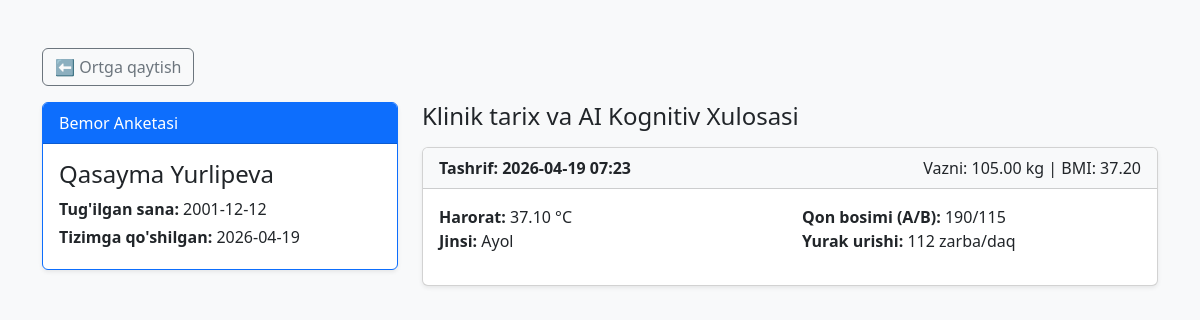
Before: /api/v1/ehr/web/patients/11/ (signed in) with the older database file.
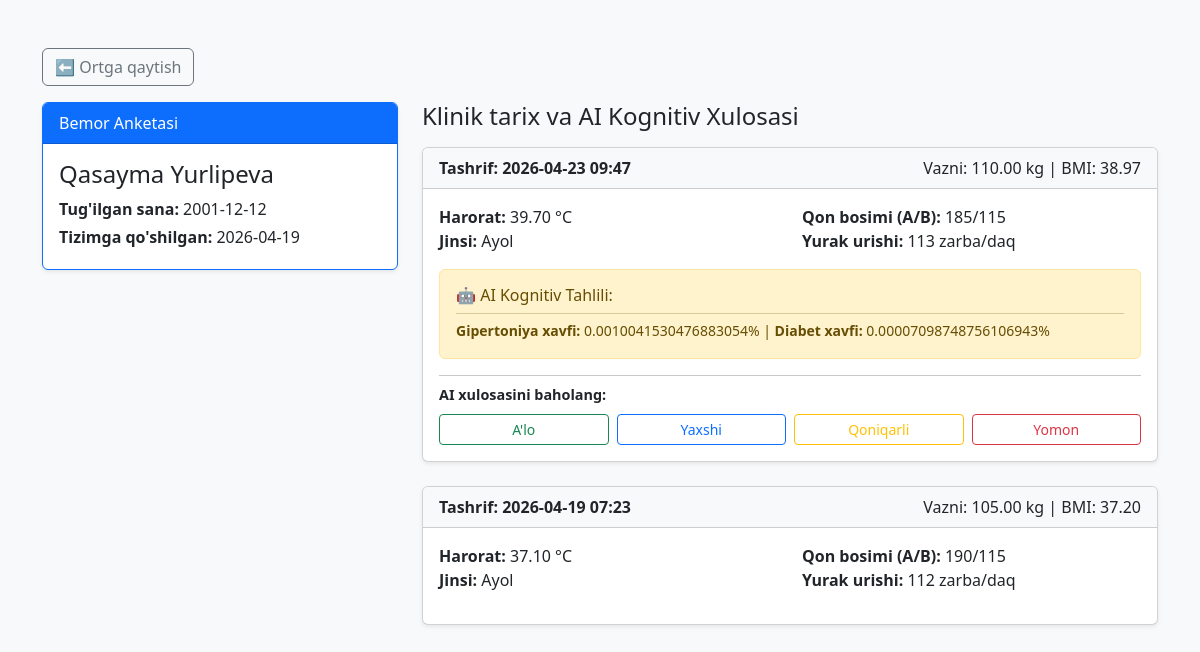
After: the same page with the newer database file.
### patients/models.py (models this page shows, shortened)
class Patient(models.Model):
    GENDER_CHOICES = (
        ('Erkak', 'Erkak'),
        ('Ayol', 'Ayol'),
    )
    user = models.OneToOneField(User, on_delete=models.SET_NULL, null=True, blank=True, verbose_name="Tizimga kirish akkaunti")
    first_name = models.CharField(max_length=50, verbose_name="Ismi")
    last_name = models.CharField(max_length=50, verbose_name="Familiyasi")
    patronymic = models.CharField(max_length=50, blank=True, null=True, verbose_name="Otasining ismi")
    gender = models.CharField(max_length=10, choices=GENDER_CHOICES, default='Erkak', verbose_name="Jinsi")
    date_of_birth = models.DateField(verbose_name="Tug'ilgan sanasi")
    created_at = models.DateTimeField(auto_now_add=True)

class Visit(models.Model):
    patient = models.ForeignKey(Patient, on_delete=models.CASCADE, related_name='visits', verbose_name="Bemor")
    visit_date = models.DateTimeField(auto_now_add=True, verbose_name="Qabul vaqti")
    doctor = models.ForeignKey(User, on_delete=models.SET_NULL, null=True, blank=True, verbose_name="Qabul qilgan xodim")
    weight = models.DecimalField(max_digits=5, decimal_places=2, verbose_name="Vazni (kg)")
    height = models.DecimalField(max_digits=5, decimal_places=2, verbose_name="Bo'yi (sm)")
    bmi = models.DecimalField(max_digits=5, decimal_places=2, blank=True, null=True, verbose_name="Tana massasi indeksi (BMI)")
    temperature = models.DecimalField(max_digits=4, decimal_places=2, verbose_name="Tana harorati")
    blood_pressure = models.CharField(max_length=20, default="120/80", verbose_name="Qon bosimi", null=True, blank=True)
    heart_rate = models.IntegerField(verbose_name="Yurak urishi")
    symptoms = models.ManyToManyField(Symptom, through='VisitSymptom', related_name='visits', verbose_name="Simptomlar")
    doctor_notes = models.TextField(blank=True, null=True, verbose_name="Shifokor xulosasi / Qo'shimcha izoh")

class VisitSymptom(models.Model):
    visit = models.ForeignKey('Visit', on_delete=models.CASCADE)
    symptom = models.ForeignKey(Symptom, on_delete=models.CASCADE, verbose_name="Simptom")
    blood_pressure = models.CharField(max_length=10, null=True, blank=True)
    htn_risk = models.FloatField(null=True, blank=True)
    dm_risk = models.FloatField(null=True, blank=True)
    severity = models.DecimalField(
        max_digits=3,
        decimal_places=2,
        choices=PATIENT_SYMPTOM_IMPACT_CHOICES,
        default=0.50,
        verbose_name="Bemordagi darajasi"
    )
    FEEDBACK_CHOICES = [
        ('alo', "A'lo"),
        ('yaxshi', "Yaxshi"),
        ('qoniqarli', "Qoniqarli"),
        ('yomon', "Yomon"),
    ]
    doctor_feedback = models.CharField(max_length=20, choices=FEEDBACK_CHOICES, null=True, blank=True)
    class Meta:
        unique_together = ('visit', 'symptom')

### patients/views.py (the view)
# urls.py: path('web/patients/<int:pk>/', patient_detail_view, name='patient_detail'),
@login_required
def patient_detail_view(request, pk):
    patient = get_object_or_404(Patient, pk=pk)
    role = get_user_role(request.user)
    if role == 'Bemor' and patient.user != request.user:
        return HttpResponseForbidden("Siz boshqa bemorning kartasini ko'ra olmaysiz!")
    return render(request, 'patients/patient_detail.html', {'patient': patient, 'user_role': role})

### patients/views.py (called while the page is built)
def get_user_role(user):
    if user.is_superuser:
        return 'Super Admin'
    if user.groups.exists():
        return user.groups.first().name
    return 'Bemor'

### patients/templates/patients/patient_detail.html (shortened to what this page needs)
<!DOCTYPE html>
<html lang="uz">
<head>
    <link href="https://cdn.jsdelivr.net/npm/bootstrap@5.3.0/dist/css/bootstrap.min.css" rel="stylesheet">
</head>
<body class="bg-light">
<div class="container mt-5 mb-5">
    <a href="{% url 'patient_list' %}" class="btn btn-outline-secondary mb-3">⬅ Ortga qaytish</a>
    <div class="row">
        <div class="col-md-4">
            <div class="card shadow-sm border-primary">
                <div class="card-header bg-primary text-white">Bemor Anketasi</div>
                <div class="card-body">
                    <h4>{{ patient.last_name }} {{ patient.first_name }}</h4>
                    <p class="mb-1"><strong>Tug'ilgan sana:</strong> {{ patient.date_of_birth|date:"Y-m-d" }}</p>
                    <p class="mb-1"><strong>Tizimga qo'shilgan:</strong> {{ patient.created_at|date:"Y-m-d" }}</p>
                </div>
            </div>
        </div>
        <div class="col-md-8">
            <h4 class="mb-3">Klinik tarix va AI Kognitiv Xulosasi</h4>
            {% for visit in patient.visits.all|dictsortreversed:"visit_date" %}
                <div class="card shadow-sm mb-4">
                    <div class="card-header bg-light d-flex justify-content-between">
                        <strong>Tashrif: {{ visit.visit_date|date:"Y-m-d H:i" }}</strong>
                        <span>Vazni: {{ visit.weight }} kg | BMI: {{ visit.bmi }}</span>
                    </div>
                    <div class="card-body">
                        <div class="row mb-3">
                            <div class="col-6">
                                <p class="mb-0"><strong>Harorat:</strong> {{ visit.temperature }} °C</p>
                                <p class="mb-0"><strong>Jinsi:</strong> {{ visit.patient.gender }}</p>
                            </div>
                            <div class="col-6">
                                <p class="mb-0"><strong>Qon bosimi (A/B):</strong>
                                    {% if visit.blood_pressure %}
                                        {{ visit.blood_pressure }}
                                    {% endif %}
                                </p>
                                <p class="mb-0"><strong>Yurak urishi:</strong> {{ visit.heart_rate }} zarba/daq</p>
                            </div>
                        </div>
                        {% with symptom=visit.visitsymptom_set.last %}
    {% if symptom and symptom.htn_risk is not None %}
        <div class="alert {% if symptom.htn_risk > 60 or symptom.dm_risk > 60 %}alert-danger{% else %}alert-warning{% endif %}">
            <h6 class="alert-heading">🤖 AI Kognitiv Tahlili:</h6>
            <hr class="mt-1 mb-1">
            <small>
                <strong>Gipertoniya xavfi:</strong> {{ symptom.htn_risk }}% |
                <strong>Diabet xavfi:</strong> {{ symptom.dm_risk }}%
            </small>
        </div>
    {% endif %}
    {% if symptom and symptom.id %}
        <hr class="mt-2 mb-2">
        <div id="feedback-box-{{ symptom.id }}">
            {% if not symptom.doctor_feedback %}
                <p class="mb-2" style="font-size: 0.9em;"><strong>AI xulosasini baholang:</strong></p>
                <div class="d-flex gap-2">
                    <button onclick="sendFeedback('{% url 'save_ai_feedback' symptom.id %}', {{ symptom.id }}, 'alo')" class="btn btn-sm btn-outline-success w-100">A'lo</button>
                    <button onclick="sendFeedback('{% url 'save_ai_feedback' symptom.id %}', {{ symptom.id }}, 'yaxshi')" class="btn btn-sm btn-outline-primary w-100">Yaxshi</button>
                    <button onclick="sendFeedback('{% url 'save_ai_feedback' symptom.id %}', {{ symptom.id }}, 'qoniqarli')" class="btn btn-sm btn-outline-warning w-100">Qoniqarli</button>
                    <button onclick="sendFeedback('{% url 'save_ai_feedback' symptom.id %}', {{ symptom.id }}, 'yomon')" class="btn btn-sm btn-outline-danger w-100">Yomon</button>
                </div>
            {% else %}
                <span class="badge bg-info text-dark">Shifokor bahosi: {{ symptom.get_doctor_feedback_display }}</span>
            {% endif %}
        </div>
    {% endif %} {% endwith %}
                    </div>
                </div>
                {% empty %}
                <div class="alert alert-info">Bemor hali terapevt ko'rigida bo'lmagan.</div>
            {% endfor %}
        </div>
    </div>
</div>
</body>
</html>

Changed rows visible on the page:
added Visit: visit_date "2026-04-23 09:47", weight "110.00", bmi "38.97", temperature "39.70", patient.gender "Ayol", blood_pressure "185/115", heart_rate "113", visitsymptom_set.last.htn_risk "0.0010041530476883054", visitsymptom_set.last.dm_risk "0.00007098748756106943"
